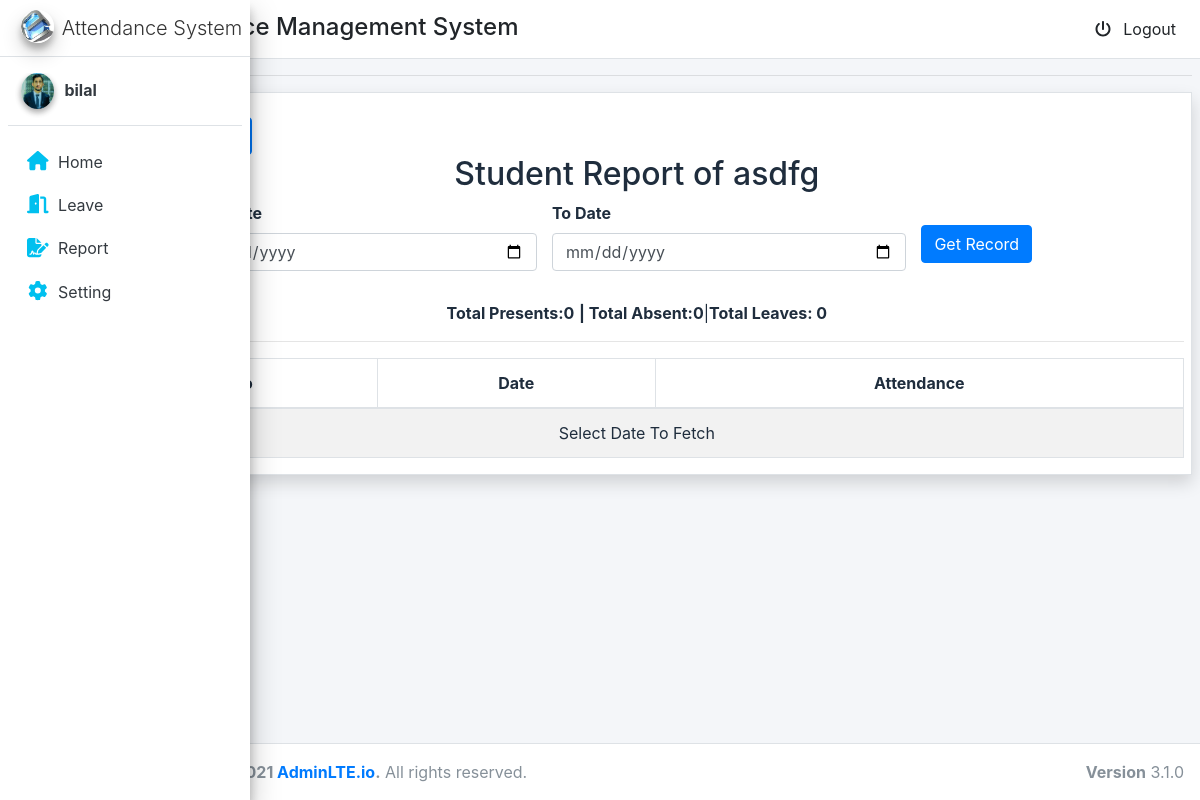
The page /adm/report/5 (signed in) on the database its author committed.
### account/models.py (models this page shows, shortened)
class MyUser(AbstractUser):
    USER_TYPE_CHOICES = (
        (1, 'student'),
        (2, 'admin'),
    )
    email = models.EmailField(verbose_name='Email', max_length=60, unique=True)
    user_type = models.PositiveSmallIntegerField(choices=USER_TYPE_CHOICES,default='1')
    phone=models.IntegerField(blank=True,null=True)
    picture = models.ImageField(upload_to='static/image/profile_pic/', null=True,blank=True)
    USERNAME_FIELD = 'email'
    username=None
    REQUIRED_FIELDS = []
    objects = CustomUserManager()

### adm/views.py (the view)
# urls.py: path('report/<int:pk>',views.report,name='report'),
def report(request, pk):
    student = MyUser.objects.get(id=pk)
    total_leaves = Leave.objects.all().filter(student=student).count()
    total_present = Attendance.objects.all().filter(
        student=student, mark_attendance=True).count()
    total_absent = Attendance.objects.all().filter(
        student=student, mark_attendance=False).count()
    context = {'total_leaves': total_leaves,
               'total_present': total_present,
               'total_absent': total_absent,
               'student': student
               }
    return render(request, 'student_report.html', context)

### adm/templates/student_report.html (shortened to what this page needs)
{% extends 'base.html' %}
{% block content %}
<div class="container shadow bg-white border">
    <div class="row">
        <div class="col-lg-12">
            <br>
            <a href="{% url 'complete_report' %}"><button type="button" id="stock-log" class="btn btn-primary">Complete Reports</button></a>
                <h2 class="text-center">Student Report of {{student.first_name}}</h2>
                <form action="{% url 'fetch_record' %}" method="POST">
            <div class="row justify-content-md-center">
                <div class="custom-search-form col-md-4">
                    <label>From Date</label>
                    <input type="date" name="from_date" class="form-control date" placeholder="Filter by Date" required>
                </div>
                <div class="col-md-4">
                    <label>To Date</label>
                    <input name="to_date" type="date" class="form-control date" placeholder="Filter by Date" required>
                </div>
                <div class="col-md-2">
                   <br  class="mb-2">
                   <a type="submit">
                         <button type="submit" id="report_button" class="btn btn-primary">Get Record</button></a>
                    </div>
            </div>
            </form>
            <div class="row justify-content-md-center" style="padding-top: 30px">
                <span><strong>Total Presents:{{total_present}}</strong> <strong> | Total Absent:{{ total_absent }}</strong>|<strong>Total Leaves: {{total_leaves}}</strong> </span>
            </div>
            <hr>
            <div class="content-panel table-responsive">
                <table class="table table-striped table-hover table-bordered text-center">
                    <thead>
                        <tr>
                            <th class="text-center">S.No</th>
                            <th class="text-center">Date</th>
                            <th class="text-center">Attendance</th>
                        </tr>
                    </thead>
                    <tbody class="logs-table-body">
                        {% if not data %}
                        <tr>
                            <td colspan="3" class="text-center">Select Date To Fetch</td>
                        </tr>
                        {% endif %}
                    </tbody>
                </table>
            </div>
        </div>
    </div>
</div>
{% endblock %}

### templates/components/sidebar.html (shortened to what this page needs)
{% load cache %}
{% load static %}
<aside id="side_bar" class="main-sidebar sidebar-light-primary  elevation-4 ">
    <a href="" class="brand-link ">
        <img src="{% static 'image/ezi.jpg' %}" alt="AdminLTE Logo" class="brand-image img-circle elevation-3">
        <span class="brand-text font-weight-light text-center">Attendance System</span>
    </a>
    <div id="sidebarmenu">
        <div class="sidebar">
            <div class="user-panel mt-3 pb-3 mb-3 d-flex">
                <div class="image">
                    {% if request.user.picture %}
                    <img src="/{{request.user.picture}}" class="img-circle elevation-2" alt="Image">
                    {% else %}
                    <img src="{% static 'image/avatar3.png' %}" class="img-circle elevation-2" alt="Image">
                    {% endif %}
                </div>
                <div class="info">
                    <a href="" class="d-block"><strong>{{request.user.first_name}}</strong></a>
                </div>
            </div>
            <nav class="mt-2">
                <ul class="nav nav-pills nav-sidebar flex-column" data-widget="treeview" role="menu"
                    data-accordion="false">
                  {% if  request.user.user_type == 1 %}
                    <li class="nav-item">
                        <a href="{% url 'student_home' %}"
                            class="nav-link">
                            <i style="color: #00c0ef;" class="nav-icon fa fa-home"></i>
                            <p class="">
                                Home
                            </p>
                        </a>
                    </li>
                    <li class="nav-item">
                        <a href="{% url 'leave_table' %}" class="nav-link ">
                            <i style="color: #00c0ef;" class="nav-icon fas fa-door-open"></i>
                            <p>Leave </p>
                        </a>
                    </li>
                    <li class="nav-item">
                        <a href="{% url 'attendance_table' %}" class="nav-link ">
                            <i style="color: #00c0ef;" class="nav-icon fas fa-file-signature"></i>
                            <p>Report </p>
                        </a>
                    </li>
                    <li class="nav-item">
                        <a href="{% url 'update_profile' %}" class="nav-link ">
                            <i style="color: #00c0ef;" class="nav-icon fas fa-cog"></i>
                            <p>Setting</p>
                        </a>
                    </li>
                  {%endif %}
            </nav>
        </div>
    </div>
</aside>

### rows shown on the page
MyUser: user.picture (picture), user.first_name "bilal"
MyUser: first_name "asdfg"

### other values the page prints
{{ total_present }} "0"
{{ total_absent }} "0"
{{ total_leaves }} "0"
